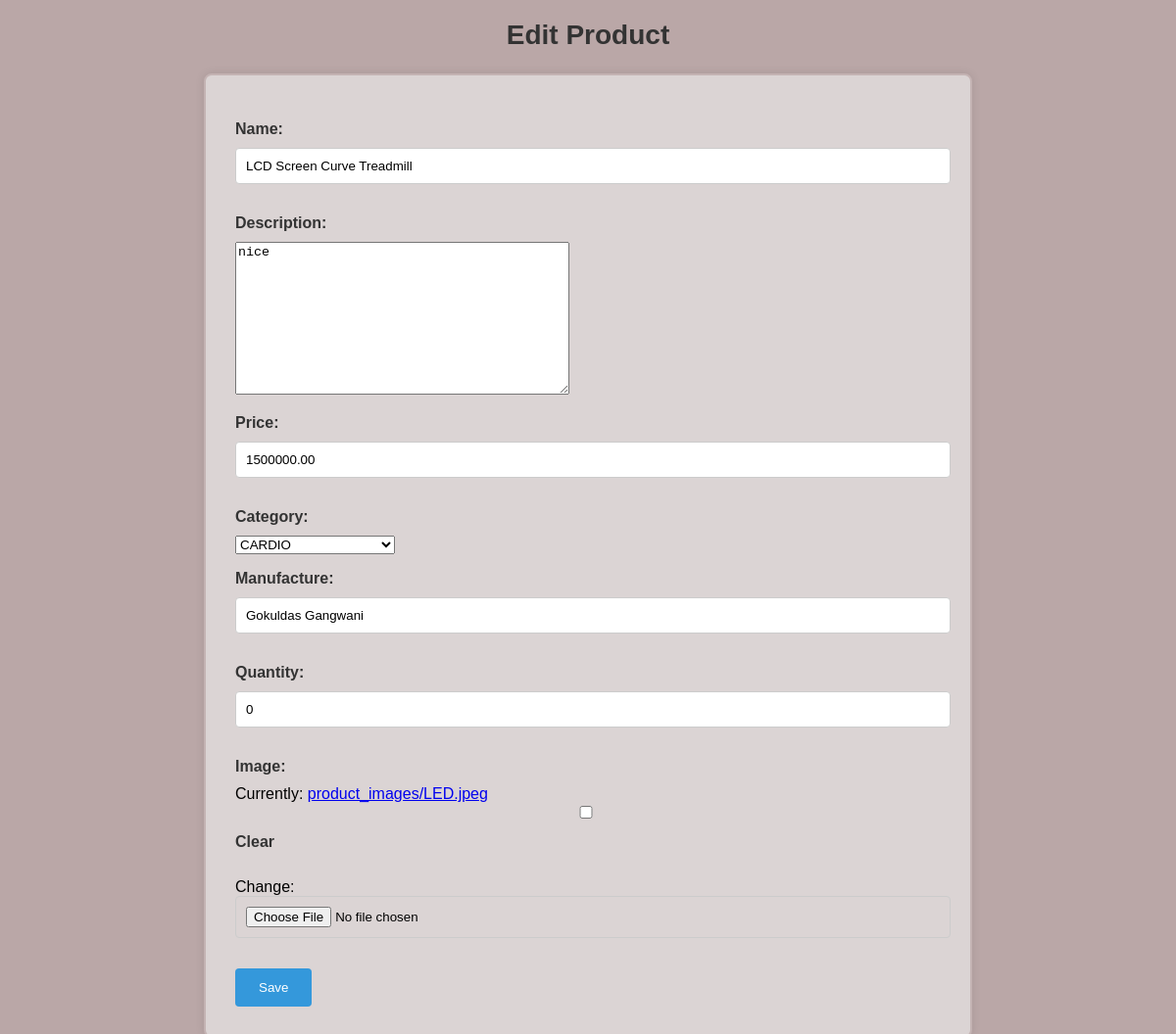
Before: /edit-product/2/ (signed in) with the older database file.
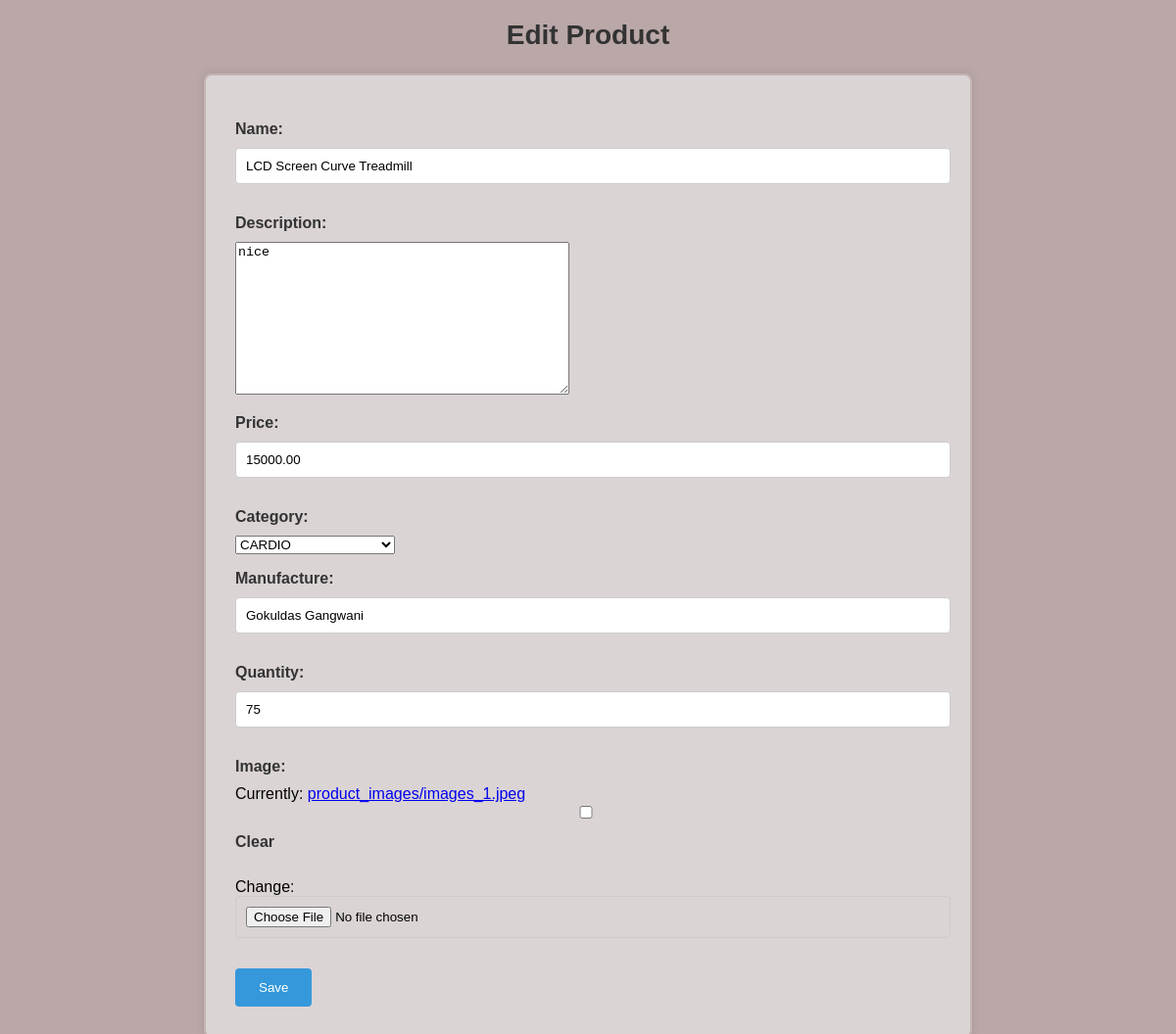
After: the same page with the newer database file.
### earring_app/models.py (models this page shows, shortened)
class Product(models.Model):
    name = models.CharField(max_length=255)
    description = models.TextField(blank=True)
    price = models.DecimalField(max_digits=10, decimal_places=2)
    image = models.ImageField(upload_to='product_images', blank=True)
    quantity = models.IntegerField(default=0)
    manufacture = models.CharField(max_length=100, default="Gokuldas Gangwani")
    category = models.ForeignKey(Category, on_delete=models.CASCADE)

class Category(models.Model):
    name = models.CharField(max_length=100)
    description = models.TextField()
    def __str__(self):
        return self.name
    from django.db import models

### earring_app/views.py (the view)
# urls.py: path('edit-product/<int:id>/', edit_product, name='edit_product'),
@login_required
def edit_product(request, id):
    product = get_object_or_404(Product, id=id)
    if request.method == 'POST':
        form = ProductForm(request.POST, request.FILES, instance=product)
        if form.is_valid():
            form.save()
            return redirect('home')
    else:
        form = ProductForm(instance=product)
    return render(request, 'edit_product.html', {'form': form})

### earring_app/forms.py
class ProductForm(forms.ModelForm):
    class Meta:
        model = Product
        fields = ['name', 'description', 'price', 'category','manufacture','quantity', 'image']

### earring_app/templates/edit_product.html (shortened to what this page needs)
<!DOCTYPE html>
<html lang="en">
<head>
</head>
<body>
    <h2>Edit Product</h2>
    <form method="POST" enctype="multipart/form-data">
        {{ form.as_p }}
        <button type="submit">Save</button>
    </form>
</body>
</html>

Changed rows visible on the page:
changed Product "nice": price "1500000.00" → "15000.00"; quantity "0" → "75"
Other visible differences:
text no longer shown: "Name: Description: Price: Category: Manufacture: Quantity: Image: Currently: product_images/LED.jpeg Clear Change:"
text now shown: "Name: Description: Price: Category: Manufacture: Quantity: Image: Currently: product_images/images_1.jpeg Clear Change:"
